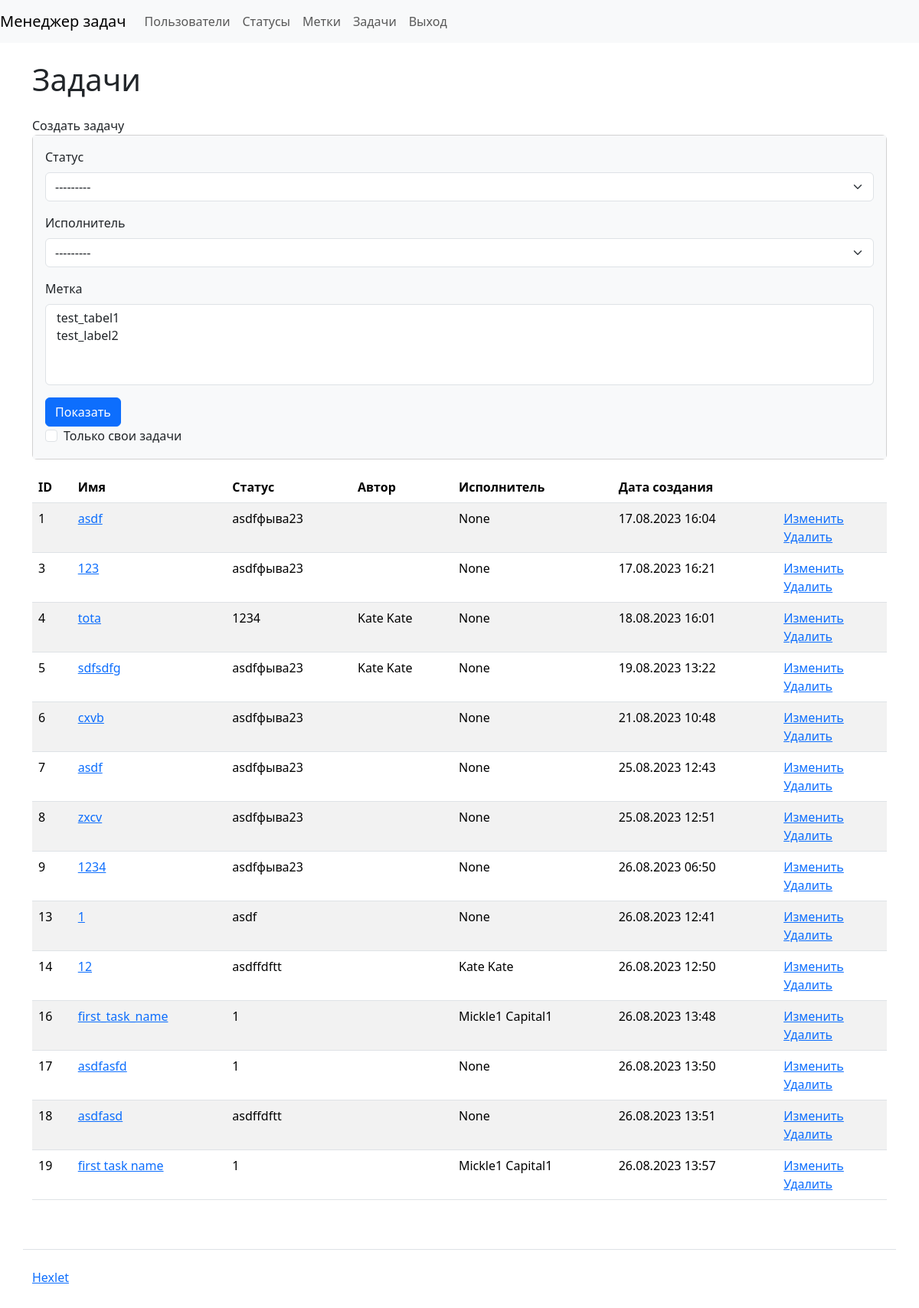
Page /tasks/ (signed in) on the committed database.
### task_manager/tasks/models.py (models this page shows, shortened)
class Task(models.Model):
    name = models.CharField(max_length=255)
    description = models.CharField(max_length=255)
    status = models.ForeignKey(
        Status, on_delete=models.RESTRICT, related_name='tasks'
    )
    author = models.ForeignKey(
        User, on_delete=models.RESTRICT, related_name='tasks_authored'
    )
    executor = models.ForeignKey(
        User, on_delete=models.RESTRICT, related_name='tasks_assigned',
        null=True
    )
    labels = models.ManyToManyField(Label)
    date_joined = DateTimeField(auto_now_add=True)

### task_manager/statuses/models.py (models this page shows)
class Status(models.Model):
    name = models.CharField(max_length=255)
    date_joined = DateTimeField(auto_now_add=True)
    def __str__(self):
        return self.name

### task_manager/tasks/views.py (the view)
# urls.py: path('', views.TaskShow.as_view(), name='tasks'),
class TaskShow(CustomLoginRequiredMixin, View):
    def get(self, request, *args, **kwargs):
        task_filter = TaskFilter(request.GET, queryset=Task.objects.all())
        tasks = task_filter.qs
        if request.GET.get('self_tasks'):
            tasks = task_filter.qs.filter(author=request.user)
        return render(request, 'tasks/tasks.html', {
            'form': task_filter.form,
            'tasks': tasks,
        })

### task_manager/labels/models.py (called while the page is built)
    def __str__(self):
        return self.name

### task_manager/mixins.py (called while the page is built)
    def dispatch(self, request, *args, **kwargs):
        if not request.user.is_authenticated:
            messages.error(request, self.permission_denied_message)
        return super().dispatch(request, *args, **kwargs)

### task_manager/templates/tasks/tasks.html (shortened to what this page needs)
{% extends "index.html" %}
{% load django_bootstrap5 %}
{% block content %}
<h1 class="my-4">Задачи</h1>
<a class="nav-link" href="{% url 'create_task' %}">Создать задачу</a>
<div class="card mb-3">
  <div class="card-body bg-light">
    <form class="form-inline center" method="get" action="{% url 'tasks' %}">
      {% bootstrap_form form %}
      {% bootstrap_button button_type="submit" content="Показать" %}
      <div class="form-check">
        <input type="checkbox" name="self_tasks" class="form-check-input" id="id_self_tasks">
        <label class="form-check-label" for="id_self_tasks">Только свои задачи</label>
      </div>
    </form>
  </div>
</div>
<table class="table table-striped">
  <thead>
    <tr>
      <th>ID</th>
      <th>Имя</th>
      <th>Статус</th>
      <th>Автор</th>
      <th>Исполнитель</th>
      <th>Дата создания</th>
      <th></th>
    </tr>
  </thead>
  <tbody>
    {% for task in tasks %}
    <tr>
      <td>{{ task.pk }}</td>
      <td>
        <a href="{% url 'get_task' task.pk %}">{{ task.name }}</a>
      </td>
      <td>{{ task.status }}</td>
      <td>{{ task.author }}</td>
      <td>{{ task.executor }}</td>
      <td>{{ task.date_joined|date:'d.m.Y H:i' }}</td>
      <td>
        <a href="{% url 'edit_task' task.pk %}">Изменить</a>
        <br>
        <a href="{% url 'delete_task' task.pk %}">Удалить</a>
      </td>
    </tr>
    {% endfor %}
  </tbody>
</table>
{% endblock %}

### rows in the picture
Task: pk "1", name "asdf", status "asdfфыва23", executor "None", date_joined "17.08.2023 16:04"
Task: pk "3", name "123", status "asdfфыва23", executor "None", date_joined "17.08.2023 16:21"
Task: pk "4", name "tota", status "1234", author "Kate Kate", executor "None", date_joined "18.08.2023 16:01"
Task: pk "5", name "sdfsdfg", status "asdfфыва23", author "Kate Kate", executor "None", date_joined "19.08.2023 13:22"
Task: pk "6", name "cxvb", status "asdfфыва23", executor "None", date_joined "21.08.2023 10:48"
Task: pk "7", name "asdf", status "asdfфыва23", executor "None", date_joined "25.08.2023 12:43"
Task: pk "8", name "zxcv", status "asdfфыва23", executor "None", date_joined "25.08.2023 12:51"
Task: pk "9", name "1234", status "asdfфыва23", executor "None", date_joined "26.08.2023 06:50"
Task: pk "13", name "1", status "asdf", executor "None", date_joined "26.08.2023 12:41"
Task: pk "14", name "12", status "asdffdftt", executor "Kate Kate", date_joined "26.08.2023 12:50"
Task: pk "16", name "first_task_name", status "1", executor "Mickle1 Capital1", date_joined "26.08.2023 13:48"
Task: pk "17", name "asdfasfd", status "1", executor "None", date_joined "26.08.2023 13:50"
Task: pk "18", name "asdfasd", status "asdffdftt", executor "None", date_joined "26.08.2023 13:51"
Task: pk "19", name "first task name", status "1", executor "Mickle1 Capital1", date_joined "26.08.2023 13:57"
